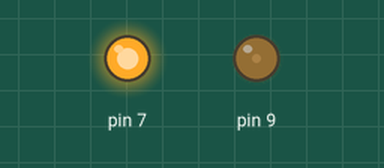
The program below on a simulated SparkFun Pro Micro, built with avr-gcc and run on an emulated ATmega32U4. Shown: output pins drawn as LEDs (lit = HIGH).

Above: at 0.05 s.
At 2.95 s:
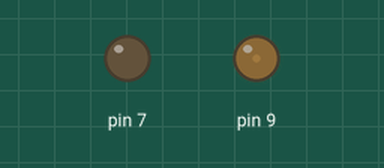
Timing chart, 0 to 6.9 s (numbered marks = the images above):
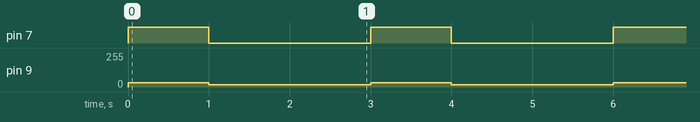

The program:

main.cpp
```cpp
#include <Arduino.h>

#define PHASE 7
#define SPEED 9

void setup() {
  // put your setup code here, to run once:

  // pinMode(PHASE, OUTPUT);
  DDRE = (1 << PE6);

  // pinMode(SPEED, OUTPUT);
  DDRB = (1 << PB5);

  // Set up PWM frequency, OC1A set, 8-bit Fast PWM, 31.37kHz
  TCCR1A = (1 << COM1A1) | (1 << WGM10);
  TCCR1B = (1 << WGM12) | (1 << CS10);

}

void loop() {
  // put your main code here, to run repeatedly:

  // digitalWrite(PHASE, HIGH);
  PORTE |= (1 << PE6);

  // analogWrite(SPEED, 32);
  OCR1A = 32;

  // delay(1000);
  _delay_ms(1000);

  // digitalWrite(PHASE, LOW);
  PORTE &= ~(1 << PE6);

  // analogWrite(SPEED, 16);
  OCR1A = 16;

  // delay(2000);
  _delay_ms(2000);
}
```

Measured:
- by itself, pin 7: alternates HIGH for 1.0 s and LOW for 2.0 s
- by itself, pin 9: alternates 32/255 for 1.0 s and 16/255 for 2.0 s
